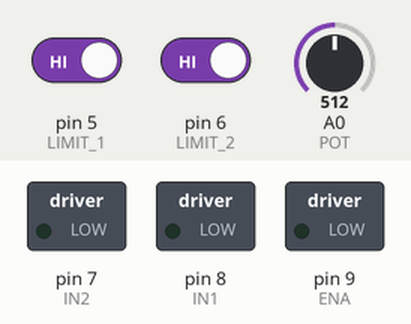
The sketch below on a simulated Arduino Uno, built with avr-gcc and run on an emulated ATmega328P. Shown: switched loads named in the sketch (green lamp = pin HIGH). Inputs (shaded band) come from the test bench; at power-on: pin 6 (LIMIT_2) HIGH, A0 (POT) = 512, pin 5 (LIMIT_1) HIGH. What the sketch prints to the serial monitor is not drawn.

Above: at 1.2 s.
1.3 s: pin 6 (LIMIT_2) driven LOW
At 2.5 s:
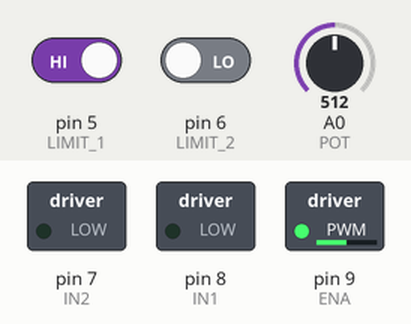
2.8 s: A0 (POT) set to 716
At 3.2 s:
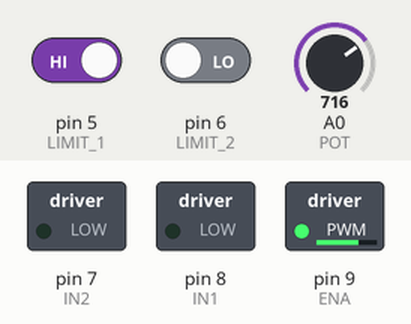
4.3 s: A0 (POT) set to 900
At 5.5 s:
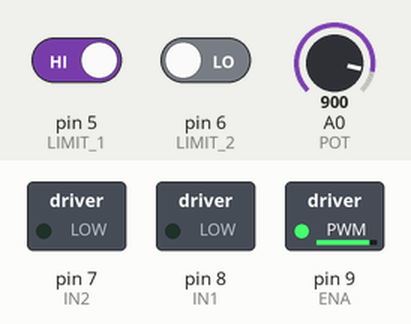
5.8 s: A0 (POT) set to 122
At 6.9 s:
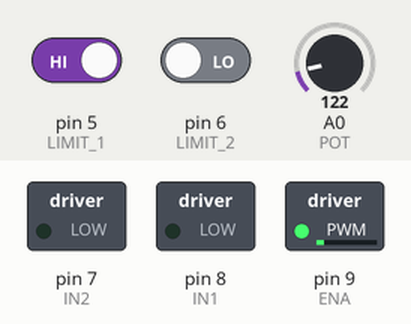
7.3 s: A0 (POT) set to 511
At 8.2 s:
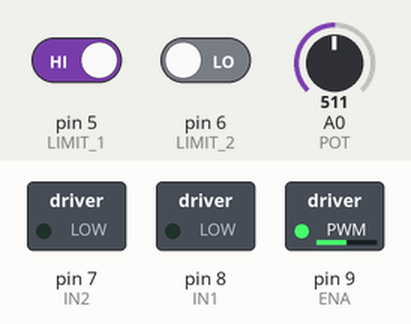
Timing chart, 0 to 10.3 s (numbered marks = the images above; inputs shaded):
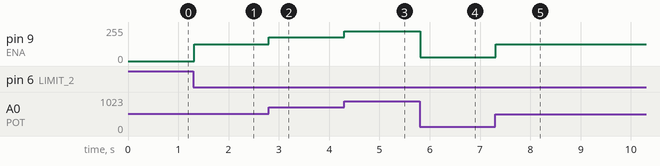

Measured:
- after the input at 1.3 s, pin 9 (ENA): 0/255 → 127/255 at once
- after the input at 2.8 s, pin 9 (ENA): 127/255 → 178/255 at once
- after the input at 4.3 s, pin 9 (ENA): 178/255 → 224/255 at once
- after the input at 5.8 s, pin 9 (ENA): 224/255 → 30/255 at once
- after the input at 7.3 s, pin 9 (ENA): 30/255 → 127/255 at once

The sketch:

L298N_Control_Limit_Stops.ino
```cpp
const int ENA = 9;
const int IN1 = 8;
const int IN2 = 7;
const int POT = A0;
const int LIMIT_1 = 5;
const int LIMIT_2 = 6;
void setup() {
  // put your setup code here, to run once:
  pinMode (IN1, OUTPUT);
  pinMode (IN2, OUTPUT);
  pinMode (ENA, OUTPUT);
  pinMode (POT, INPUT);
  pinMode(LIMIT_1, INPUT_PULLUP);
  pinMode(LIMIT_2, INPUT_PULLUP);
  Serial.begin(9600);
}
int dir_up(){
  digitalWrite(IN1,HIGH);
  digitalWrite(IN2, LOW);
 }

int dir_down(){
  digitalWrite(IN1, LOW);
  digitalWrite(IN2, HIGH);
  }

void loop() {
  int dir_up = false;
  // put your main code here, to run repeatedly:
  int top_stop = digitalRead(LIMIT_1);
  int bot_stop = digitalRead(LIMIT_2);
  int speed_val = map(analogRead(POT),0,1023,0,255);
  // Serial.println(speed_val);
  if (dir_up == false){
    dir_down;
    if (bot_stop == HIGH){
      dir_up = true;
      Serial.println("Bottom Reached");
      }
    else{
      analogWrite(ENA, speed_val);
      }
  }
  else {
    dir_up;
    if (top_stop == HIGH){
      dir_up = false;
      Serial.println("Top Reached");
      }
    else {
      analogWrite(ENA, speed_val);
      }
    }
  delay(15);
}
```
